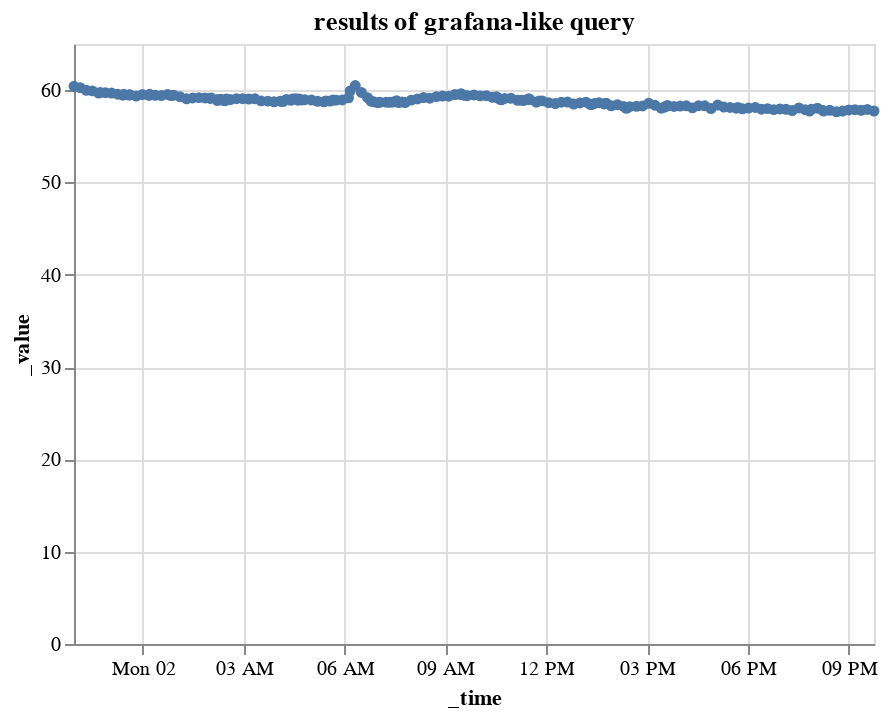

The cell this chart's notebook holds for it:
### Code cell
### plot data from grafana query
alt.Chart(copy_result).mark_line(point=True).encode(
    x=alt.X('_time'),
    y=alt.Y('_value'),
    tooltip=['_time','_value']
).properties(title="results of grafana-like query")

### Figure 1 — Vega-Lite specification as saved in the notebook (floating-point values rounded to 4 significant figures; data arrays with more than 128 entries replaced by an {"elided": "..."} marker saying what was removed)
{"config": {"view": {"continuousWidth": 400, "continuousHeight": 300}}, "data": {"name": "data-d10529e065949aa265cc65d28f118423"}, "mark": {"type": "line", "point": true}, "encoding": {"tooltip": [{"field": "_time", "type": "temporal"}, {"field": "_value", "type": "quantitative"}], "x": {"field": "_time", "type": "temporal"}, "y": {"field": "_value", "type": "quantitative"}}, "title": "results of grafana-like query", "$schema": "https://vega.github.io/schema/vega-lite/v4.17.0.json", "datasets": {"data-d10529e065949aa265cc65d28f118423": {"elided": "173 records"}}}
